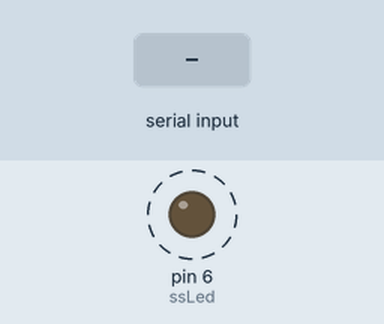
Simulated run of this sketch. Board: Arduino Nano, built with avr-gcc and run on an emulated ATmega328P. Shown: output pins drawn as LEDs (lit = HIGH). Dashed ring = blinking. The test bench sets the inputs (shaded band). What the sketch prints to the serial monitor is not drawn.

Above: at 1.12 s.
1.4 s: "1" received over the second serial link
Timing chart, 0 to 10.4 s (numbered marks = the images above; inputs shaded):
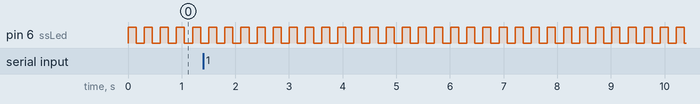

Measured:
- by itself, pin 6 (ssLed): alternates HIGH for 0.15 s and LOW for 0.15 s

The sketch:

lightclient.ino
```cpp
//Client running an ESP8266 and arduino nano to run a serial light strip
//Designed by: Jackson Walker
//May 2018

#include <SoftwareSerial.h>

#define rxPin 9
#define txPin 8
SoftwareSerial softSerial =  SoftwareSerial(rxPin, txPin);
String AP = "COMCAST_SUCKS";
String PW = "sodoesverizon";
int ssLed = 6;
int countTrueCommand;
int countTimeCommand;
boolean found = false;
int valSensor = 1;

void setup() {

  Serial.begin(9600);
  while (!Serial) {
    ;} // wait for serial port to connect. Needed for native USB port only}
  softSerial.begin(115200);

  if(Serial){
    Serial.print("Serial successful!");
    if(softSerial)
    {
      Serial.print("softSerial successful!");
    }
  }
  pinMode(ssLed, OUTPUT);

}

void loop() {
  softSerial.write("AT+GMR");
  digitalWrite(ssLed, HIGH);
  delay(150);
  digitalWrite(ssLed, LOW);
  delay(150);

  if (softSerial.available()) {      // If anything comes in Serial (USB),
    Serial.println(char(softSerial.read()));   // read it and send it out Seria1 (pins 0 & 1)
    Serial.println("we got something");
  }
  if (Serial.available()) {     // If anything comes in Serial1 (pins 0 & 1)
    softSerial.write(Serial.read());   // read it and send it out Serial (USB)
  }

}


void sendCommand(String command, int maxTime, char readReplay[]) {
  Serial.print(countTrueCommand);
  Serial.print(". at command => ");
  Serial.print(command);
  Serial.print(" ");
  while(countTimeCommand < (maxTime*1))
  {
    softSerial.println(command); //at+cipsend
    if(softSerial.find(readReplay)) //ok
    {
      found = true;
      break;
    }

    countTimeCommand++;
  }

  if(found == true)
  {
    Serial.println("OYI");
    countTrueCommand++;
    countTimeCommand = 0;
  }

  if(found == false)
  {
    Serial.println("Fail");
    countTrueCommand = 0;
    countTimeCommand = 0;
  }

  found = false;
 }
```
